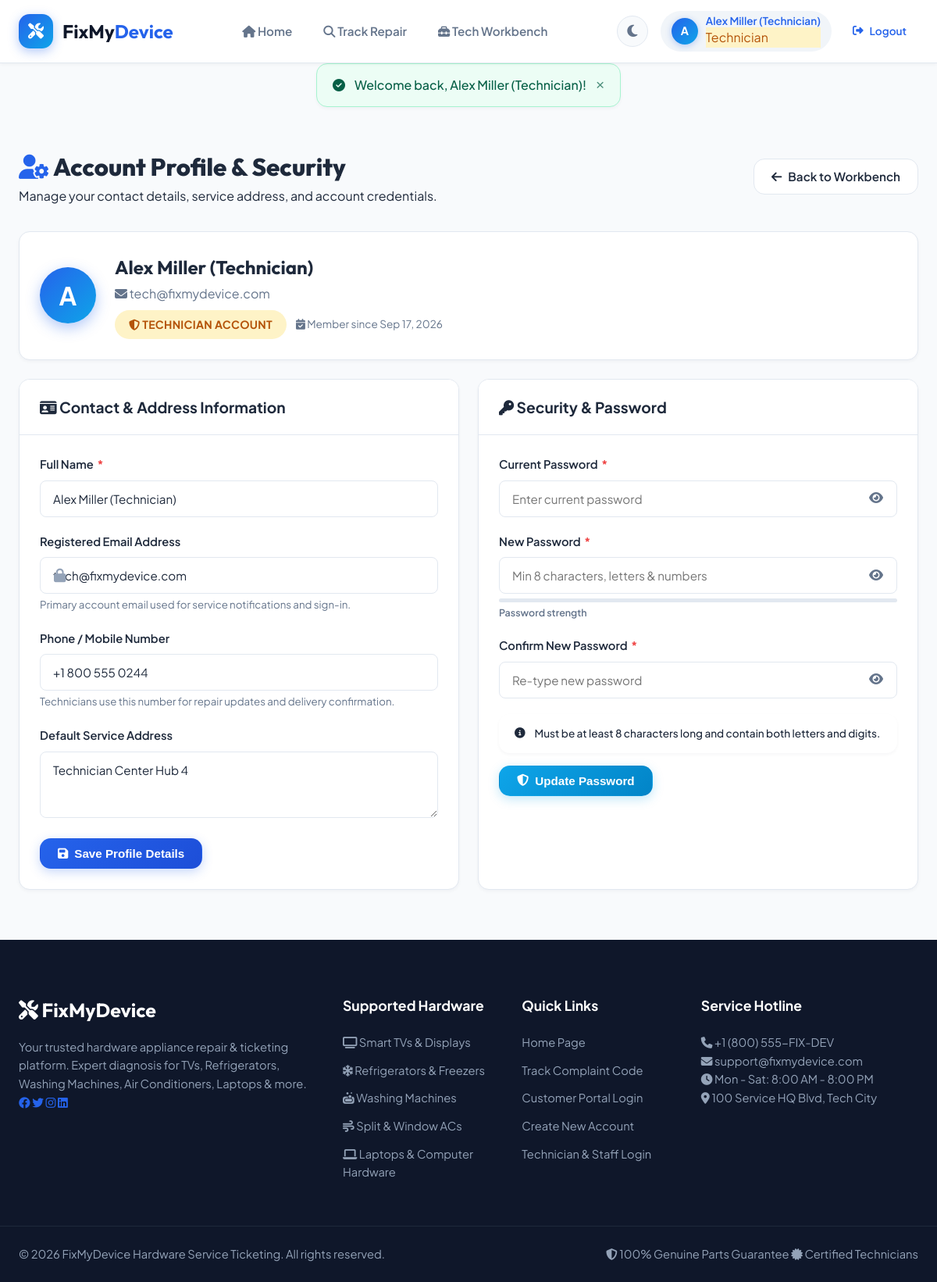
Screenshot of /index.php?url=profile (signed in) with the database file from the repository.
### tables this page shows
CREATE TABLE IF NOT EXISTS users (
    id INT AUTO_INCREMENT PRIMARY KEY,
    name VARCHAR(100) NOT NULL,
    email VARCHAR(100) NOT NULL UNIQUE,
    password_hash VARCHAR(255) NOT NULL,
    phone VARCHAR(20),
    address TEXT,
    role ENUM('customer', 'technician', 'admin') DEFAULT 'customer',
    created_at TIMESTAMP DEFAULT CURRENT_TIMESTAMP
);

### app/views/auth/profile.php (the view, shortened to what the rows shown need)
<div class="dashboard-wrapper">
    <div class="dashboard-header">
        <div class="dashboard-title">
            <h1><i class="fa-solid fa-user-gear text-primary"></i> Account Profile & Security</h1>
            <p>Manage your contact details, service address, and account credentials.</p>
        </div>
        <div class="dashboard-actions">
            <?php if ($user['role'] === 'customer'): ?>
                <a href="index.php?url=ticket/dashboard" class="btn btn-outline"><i class="fa-solid fa-arrow-left"></i> Back to Complaints</a>
            <?php elseif ($user['role'] === 'technician'): ?>
                <a href="index.php?url=technician/dashboard" class="btn btn-outline"><i class="fa-solid fa-arrow-left"></i> Back to Workbench</a>
            <?php else: ?>
                <a href="index.php?url=admin/dashboard" class="btn btn-outline"><i class="fa-solid fa-arrow-left"></i> Back to Admin</a>
            <?php endif; ?>
        </div>
    </div>
    <div class="card profile-overview-card mb-4">
        <div class="card-body">
            <div class="profile-hero">
                <div class="profile-avatar-lg">
                    <?= strtoupper(substr($user['name'], 0, 1)) ?>
                </div>
                <div class="profile-meta">
                    <h2><?= htmlspecialchars($user['name']) ?></h2>
                    <p class="text-muted mb-2"><i class="fa-solid fa-envelope"></i> <?= htmlspecialchars($user['email']) ?></p>
                    <div class="profile-tags">
                        <span class="badge badge-role-<?= $user['role'] ?> badge-lg">
                            <i class="fa-solid fa-shield-halved"></i> <?= ucfirst($user['role']) ?> Account
                        </span>
                        <span class="profile-date"><i class="fa-solid fa-calendar-check"></i> Member since <?= date('M d, Y', strtotime($user['created_at'])) ?></span>
                    </div>
                </div>
            </div>
        </div>
    </div>
    <div class="profile-grid">
        <div class="card">
            <div class="card-header">
                <h3><i class="fa-solid fa-id-card"></i> Contact & Address Information</h3>
            </div>
            <div class="card-body">
                <form action="index.php?url=update_profile" method="POST">
                    <div class="form-group">
                        <label for="name">Full Name <span class="required-star">*</span></label>
                        <input type="text" id="name" name="name" value="<?= htmlspecialchars($user['name']) ?>" required class="form-control">
                    </div>
                    <div class="form-group">
                        <label for="email">Registered Email Address</label>
                        <div class="input-with-icon readonly-input">
                            <input type="email" id="email" value="<?= htmlspecialchars($user['email']) ?>" readonly class="form-control">
                            <i class="fa-solid fa-lock input-trailing-icon" title="Email cannot be edited directly"></i>
                        </div>
                        <small class="text-muted">Primary account email used for service notifications and sign-in.</small>
                    </div>
                    <div class="form-group">
                        <label for="phone">Phone / Mobile Number</label>
                        <input type="text" id="phone" name="phone" value="<?= htmlspecialchars($user['phone'] ?? '') ?>" placeholder="e.g. +1 555 123 4567" class="form-control">
                        <small class="text-muted">Technicians use this number for repair updates and delivery confirmation.</small>
                    </div>
                    <div class="form-group">
                        <label for="address">Default Service Address</label>
                        <textarea id="address" name="address" rows="3" placeholder="Enter your full street address, apartment/suite, city, state and postal code..." class="form-control"><?= htmlspecialchars($user['address'] ?? '') ?></textarea>
                    </div>
                    <button type="submit" class="btn btn-primary">
                        <i class="fa-solid fa-floppy-disk"></i> Save Profile Details
                    </button>
                </form>
            </div>
        </div>
        <div class="card">
            <div class="card-header">
                <h3><i class="fa-solid fa-key"></i> Security & Password</h3>
            </div>
            <div class="card-body">
                <form action="index.php?url=change_password" method="POST" id="changePasswordForm">
                    <div class="form-group">
                        <label for="current_password">Current Password <span class="required-star">*</span></label>
                        <div class="password-toggle-wrapper">
                            <input type="password" id="current_password" name="current_password" required placeholder="Enter current password" class="form-control">
                            <button type="button" class="password-toggle-btn" onclick="togglePasswordVisibility('current_password', this)">
                                <i class="fa-solid fa-eye"></i>
                            </button>
                        </div>
                    </div>
                    <div class="form-group">
                        <label for="new_password">New Password <span class="required-star">*</span></label>
                        <div class="password-toggle-wrapper">
                            <input type="password" id="new_password" name="new_password" required placeholder="Min 8 characters, letters & numbers" class="form-control" oninput="checkPasswordStrength(this.value, 'profPassStrengthBar', 'profPassStrengthText')">
                            <button type="button" class="password-toggle-btn" onclick="togglePasswordVisibility('new_password', this)">
                                <i class="fa-solid fa-eye"></i>
                            </button>
                        </div>
                        <div class="password-strength-container mt-2">
                            <div class="strength-bar-bg">
                            </div>
                            <span class="strength-text" id="profPassStrengthText">Password strength</span>
                        </div>
                    </div>
                    <div class="form-group">
                        <label for="confirm_password">Confirm New Password <span class="required-star">*</span></label>
                        <div class="password-toggle-wrapper">
                            <input type="password" id="confirm_password" name="confirm_password" required placeholder="Re-type new password" class="form-control">
                            <button type="button" class="password-toggle-btn" onclick="togglePasswordVisibility('confirm_password', this)">
                                <i class="fa-solid fa-eye"></i>
                            </button>
                        </div>
                    </div>
                    <div class="alert alert-info py-2" style="font-size:0.85rem;">
                        <i class="fa-solid fa-circle-info"></i> Must be at least 8 characters long and contain both letters and digits.
                    </div>
                    <button type="submit" class="btn btn-accent">
                        <i class="fa-solid fa-shield-halved"></i> Update Password
                    </button>
                </form>
            </div>
        </div>
    </div>
</div>

### app/views/layouts/navbar.php (shortened to what the rows shown need)
<?php
$isLoggedIn = Session::isLoggedIn();
$user = Session::user();
$role = Session::role();
$flashSuccess = Session::getFlash('success');
?>
<header class="app-header">
    <div class="header-container">
        <div class="header-left">
            <a href="index.php?url=home" class="brand-logo">
                <div class="logo-icon">
                    <i class="fa-solid fa-screwdriver-wrench"></i>
                </div>
                <div class="logo-text">
                    FixMy<span>Device</span>
                </div>
            </a>
        </div>
        <nav class="main-nav" id="mainNav">
            <a href="index.php?url=home" class="nav-link"><i class="fa-solid fa-house"></i> Home</a>
            <a href="index.php?url=track" class="nav-link"><i class="fa-solid fa-magnifying-glass"></i> Track Repair</a>
            <?php if ($isLoggedIn): ?>
                <?php if ($role === 'customer'): ?>
                    <a href="index.php?url=ticket/dashboard" class="nav-link"><i class="fa-solid fa-table-columns"></i> My Complaints</a>
                    <a href="index.php?url=ticket/create" class="nav-link btn-link-accent"><i class="fa-solid fa-plus-circle"></i> Submit Complaint</a>
                <?php elseif ($role === 'technician'): ?>
                    <a href="index.php?url=technician/dashboard" class="nav-link"><i class="fa-solid fa-toolbox"></i> Tech Workbench</a>
                <?php elseif ($role === 'admin'): ?>
                    <a href="index.php?url=admin/dashboard" class="nav-link"><i class="fa-solid fa-gauge-high"></i> Admin Portal</a>
                <?php endif; ?>
            <?php endif; ?>
        </nav>
        <div class="header-right">
            <button type="button" class="theme-toggle-btn" id="themeToggleBtn" title="Switch Dark / Light Mode" aria-label="Toggle theme">
                <i class="fa-solid fa-moon dark-icon"></i>
            </button>
            <div class="auth-actions">
                <?php if ($isLoggedIn): ?>
                    <a href="index.php?url=profile" class="user-pill" title="View Profile & Security">
                        <div class="user-avatar">
                            <?= strtoupper(substr($user['name'], 0, 1)) ?>
                        </div>
                        <div class="user-info">
                            <span class="user-name"><?= htmlspecialchars($user['name']) ?></span>
                            <span class="user-role badge-role-<?= $role ?>"><?= ucfirst($role) ?></span>
                        </div>
                    </a>
                    <a href="index.php?url=logout" class="btn btn-sm btn-outline-danger" title="Sign Out">
                        <i class="fa-solid fa-right-from-bracket"></i> <span class="d-none-sm">Logout</span>
                    </a>
                <?php else: ?>
                    <a href="index.php?url=login" class="btn btn-outline"><i class="fa-solid fa-right-to-bracket"></i> Login</a>
                    <a href="index.php?url=register" class="btn btn-primary"><i class="fa-solid fa-user-plus"></i> Register</a>
                <?php endif; ?>
            </div>
        </div>
    </div>
</header>
<div class="container message-container">
    <?php if ($flashSuccess): ?>
        <div class="alert alert-success">
            <i class="fa-solid fa-circle-check"></i>
            <span><?= htmlspecialchars($flashSuccess) ?></span>
            <button class="alert-close" onclick="this.parentElement.remove();">&times;</button>
        </div>
    <?php endif; ?>
</div>

### rows the page displays
users: name "A", name "Alex Miller (Technician)", role "Technician", email "tech@fixmydevice.com", role "TECHNICIAN", created_at "Sep 17, 2026", phone "+1 800 555 0244", address "Technician Center Hub 4"

### other values shown
$flashSuccess "Welcome back, Alex Miller (Technician)!"
